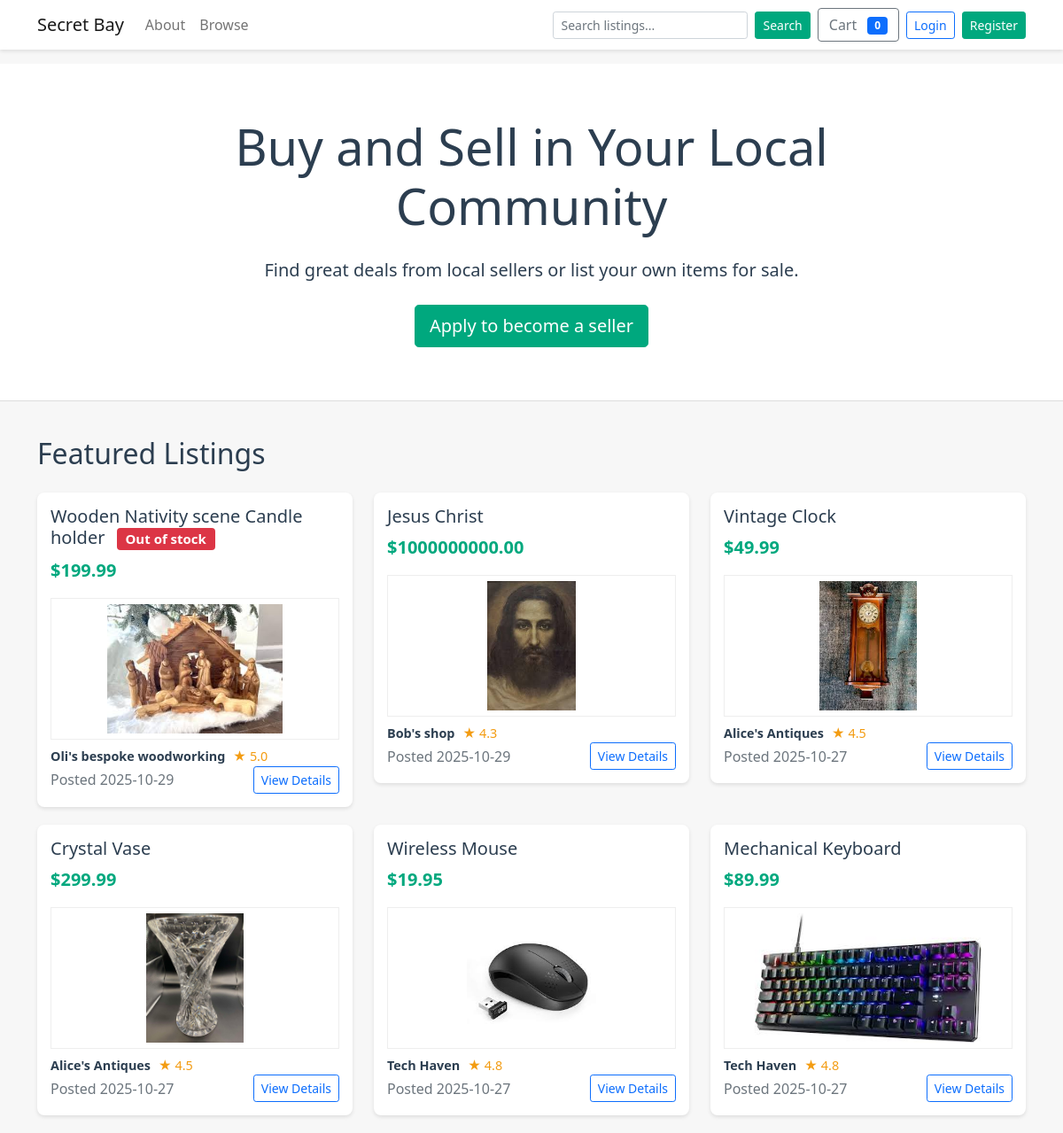
The page / on the database its author committed.
### tables this page shows
CREATE TABLE products (
    id INTEGER PRIMARY KEY AUTOINCREMENT,
    seller_id INTEGER,
    title TEXT NOT NULL,
    description TEXT,
    price REAL NOT NULL CHECK(price >= 0),
    stock INTEGER DEFAULT 0,
    created_at TEXT NOT NULL DEFAULT (datetime('now')), image_url TEXT,
    FOREIGN KEY(seller_id) REFERENCES users(id) ON DELETE SET NULL
);

CREATE TABLE users (
    id INTEGER PRIMARY KEY AUTOINCREMENT,
    username TEXT NOT NULL UNIQUE,
    email TEXT NOT NULL UNIQUE,
    password_hash TEXT NOT NULL,
    is_admin INTEGER NOT NULL DEFAULT 0,
    is_seller INTEGER NOT NULL DEFAULT 0,
    business_name TEXT,
    seller_description TEXT,
    rating REAL DEFAULT 0,
    total_sales INTEGER DEFAULT 0,
    created_at TEXT NOT NULL DEFAULT (datetime('now'))
, logo_url TEXT);

### app.py (the view)
@app.route('/')
def index():
    conn = get_db_connection()
    cur = conn.cursor()
    cur.execute("""
        SELECT p.id, p.title, p.description, p.price, p.stock, p.created_at, p.seller_id, p.image_url, u.business_name, u.rating, u.username AS seller_username
        FROM products p
        LEFT JOIN users u ON p.seller_id = u.id
        ORDER BY p.created_at DESC LIMIT 6
    """)
    featured = cur.fetchall()
    conn.close()
    return render_template('index.html', featured_products=featured)

### app.py (called while the page is built, shortened)
def get_db_connection(path=DB_PATH):
    conn = sqlite3.connect(path)
    conn.row_factory = sqlite3.Row
    conn.execute("PRAGMA foreign_keys = ON;")
    return conn

@app.context_processor
def inject_user_permissions():
    uid = session.get('user_id')
    is_admin_flag = False
    return {'current_user_is_admin': is_admin_flag}

### templates/index.html (shortened to what this page needs)
<!DOCTYPE html>
<html lang="en">
<head>
    <link href="https://cdn.jsdelivr.net/npm/bootstrap@5.1.3/dist/css/bootstrap.min.css" rel="stylesheet">
</head>
<body>
    {% include 'navbar.html' %}
    <div class="hero-section">
        <div class="container">
            <div class="row justify-content-center">
                <div class="col-md-8 text-center">
                    <h1 class="display-4 mb-4">Buy and Sell in Your Local Community</h1>
                    <p class="lead mb-4">Find great deals from local sellers or list your own items for sale.</p>
                    <div class="d-flex justify-content-center gap-3">
                        <a href="{{ url_for('apply_seller') }}" class="btn btn-primary btn-lg">Apply to become a seller</a>
                    </div>
                </div>
            </div>
        </div>
    </div>
    <div class="container">
        <h2 class="mb-4">Featured Listings</h2>
        <div class="row">
            {% if featured_products %}
                {% for p in featured_products %}
                    <div class="col-md-4">
                        <div class="listing-card">
                                                                                                                <h5>
                                                                                                                    {{ p['title'] }}
                                                                                                                    {% if p['stock'] is not none and p['stock']|int <= 0 %}
                                                                                                                        <span class="badge bg-danger ms-2">Out of stock</span>
                                                                                                                    {% endif %}
                                                                                                                </h5>
                                                                                                                <p class="price">${{ '%.2f'|format(p['price']) }}</p>
                                                                                                                {% if 'image_url' in p.keys() and p['image_url'] %}
                                                                                                                    <div class="mb-2 text-center">
                                                                                                                        {% set img = p['image_url'] %}
                                                                                                                        {% if img.startswith('http://') or img.startswith('https://') or img.startswith('/') %}
                                                                                                                            <img src="{{ img }}" alt="{{ p['title'] }}" style="max-height:160px; width:100%; object-fit:contain; background:#fff; border:1px solid #eee; padding:6px;">
                                                                                                                        {% else %}
                                                                                                                            <img src="{{ url_for('static', filename='img/' ~ img) }}" alt="{{ p['title'] }}" style="max-height:160px; width:100%; object-fit:contain; background:#fff; border:1px solid #eee; padding:6px;">
                                                                                                                        {% endif %}
                                                                                                                    </div>
                                                                                                                {% else %}
                                                                                                                    <p class="description">{{ (p['description'] or '')[:100] }}{% if (p['description'] or '')|length > 100 %}...{% endif %}</p>
                                                                                                                {% endif %}
                            <div class="seller-info mt-2">
                                <a href="{{ url_for('seller_profile', seller_id=p['seller_id']) }}" class="text-decoration-none">
                                    <span class="seller-name">{{ p['business_name'] or p['seller_username'] or 'Seller' }}</span>
                                    {% if p['rating'] %}
                                        <span class="rating">★ {{ '%.1f'|format(p['rating']) }}</span>
                                    {% endif %}
                                </a>
                            </div>
                            <div class="d-flex justify-content-between align-items-center">
                                <span class="text-muted">Posted {{ (p['created_at'] or '')[:10] }}</span>
                                <a href="{{ url_for('product_detail', product_id=p['id']) }}" class="btn btn-sm btn-outline-primary">View Details</a>
                            </div>
                        </div>
                    </div>
                {% endfor %}
            {% else %}
                <div class="col-12 text-center">
                    <p>No featured listings available.</p>
                </div>
            {% endif %}
        </div>
    </div>
</body>
</html>

### templates/navbar.html (shortened to what this page needs)
<nav class="navbar navbar-expand-lg navbar-light bg-white mb-3" aria-label="Main navigation">
  <div class="container">
    <a class="navbar-brand" href="/">Secret Bay</a>
    <div class="collapse navbar-collapse" id="mainNav">
      <ul class="navbar-nav me-auto mb-2 mb-lg-0">
        <li class="nav-item"><a class="nav-link" href="/about">About</a></li>
  <li class="nav-item"><a class="nav-link" href="/products">Browse</a></li>
      </ul>
      <div class="d-flex align-items-center gap-2">
        <form class="d-flex" action="{{ url_for('products') }}" method="get" style="min-width:220px;">
          <input name="search" class="form-control form-control-sm me-2" type="search" placeholder="Search listings..." aria-label="Search" value="{{ request.args.get('search','') }}">
          <button class="btn btn-sm btn-primary" type="submit">Search</button>
        </form>
        <a href="{{ url_for('cart_view') }}" class="btn btn-outline-secondary position-relative">
          Cart <span id="cart-count" class="badge bg-primary ms-2">0</span>
        </a>
        {% if session.get('username') %}
          <div class="text-end">
            <div>Logged in as <strong>{{ session['username'] }}</strong></div>
            <a href="{{ url_for('logout') }}" class="small">Log out</a>
          </div>
        {% else %}
          <div>
            <a href="{{ url_for('login') }}" class="btn btn-sm btn-outline-primary me-1">Login</a>
            <a href="{{ url_for('register') }}" class="btn btn-sm btn-primary">Register</a>
          </div>
        {% endif %}
      </div>
    </div>
  </div>
</nav>

### templates/index.html (style rules this page uses)
:root { --primary-color: #00a87e; --secondary-color: #f7f7f7; --text-color: #2c3e50; }
body { background-color: var(--secondary-color); color: var(--text-color); }
.navbar { background-color: white; box-shadow: 0 2px 4px rgba(0,0,0,0.1); }
.hero-section { background: white; padding: 60px 0; margin-bottom: 40px; border-bottom: 1px solid #ddd; }
.listing-card { background: white; border-radius: 8px; box-shadow: 0 2px 4px rgba(0,0,0,0.1); margin-bottom: 20px; padding: 15px; transition: transform 0.2s; }
.price { color: var(--primary-color); font-size: 1.25rem; font-weight: bold; }
.seller-info { margin-top: 10px; font-size: 0.9rem; }
.seller-name { font-weight: bold; color: var(--text-color); }
.rating { color: #f39c12; margin-left: 5px; }
.btn-primary { background-color: var(--primary-color); border-color: var(--primary-color); }

### rows shown on the page
products: title "Wooden Nativity scene Candle holder", stock "Out of stock", price "199.99", image_url (picture), business_name "Oli's bespoke woodworking", created_at "2025-10-29"
users: rating "5.0"
products: title "Jesus Christ", price "1000000000.00", image_url (picture), business_name "Bob's shop", created_at "2025-10-29"
users: rating "4.3"
products: title "Vintage Clock", price "49.99", image_url (picture), business_name "Alice's Antiques", created_at "2025-10-27"
users: rating "4.5"
products: title "Crystal Vase", price "299.99", image_url (picture), business_name "Alice's Antiques", created_at "2025-10-27"
products: title "Wireless Mouse", price "19.95", image_url (picture), business_name "Tech Haven", created_at "2025-10-27"
users: rating "4.8"
products: title "Mechanical Keyboard", price "89.99", image_url (picture), business_name "Tech Haven", created_at "2025-10-27"
